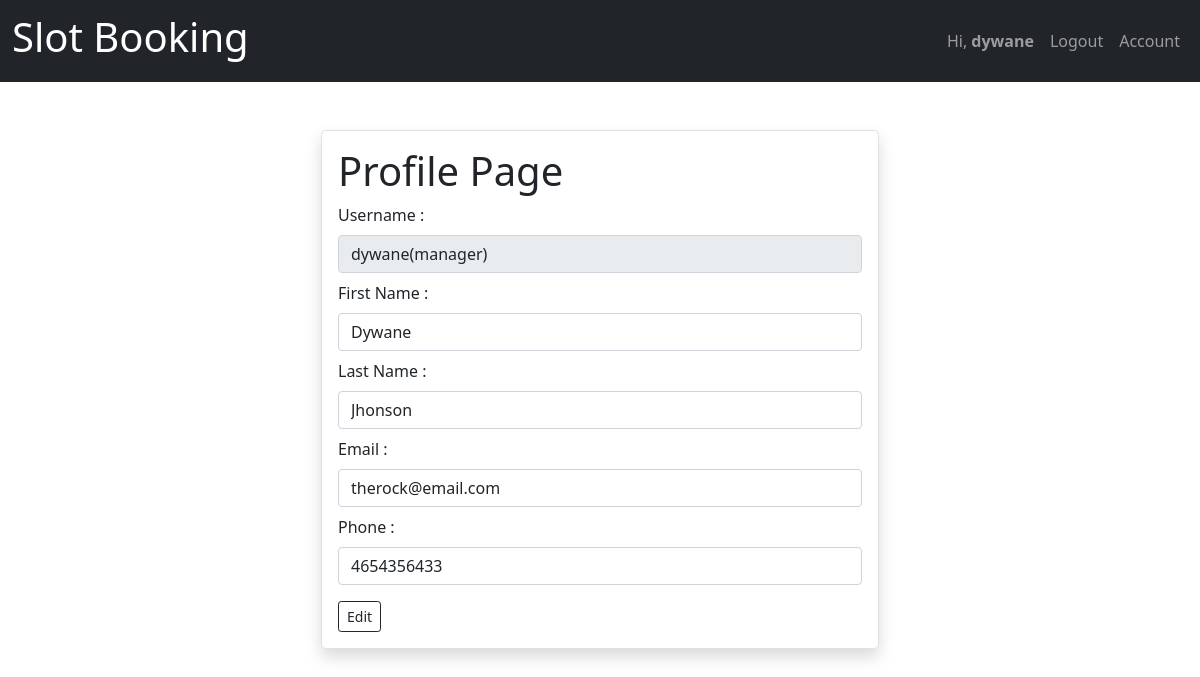
/client/profile/ (signed in), run on the app's committed database.
### account/models.py (models this page shows)
class CustomUser(AbstractUser):
    phone_regex = RegexValidator(regex=r'\d{9,10}$',message='Phone number in format 9999999999. Upto 10 digits')
    is_customer = models.BooleanField(default=False)
    is_manager = models.BooleanField(default=False)
    phone = models.CharField(validators=[phone_regex],max_length=10,null = False,unique=True)

### client/views.py (the view, shortened to what this page needs)
# urls.py: path('profile/',views.profile,name='profile_client'),
@login_required
def profile(request):
    return render(request,'profile.html')

### templates/profile.html (shortened to what this page needs)
{% extends 'basic.html' %}
{%block content%}
<div class="container d-flex justify-content-center">
    <div class="w-50  border rounded shadow p-3 rounded-3">
        <div>
        <h1> Profile Page </h1>
        {% if request.user.is_manager %}
        <form method="POST" action="{% url 'profile_manager' %}">
            {% else %}
            <form method="POST" action="{% url 'profile_client' %}">
                {% endif %}
                <div><Label class="form-label mb-2">Username : </Label>
                    <input class="form-control mb-2" type="text" value="{{request.user}}
{% if request.user.is_manager %}(manager){% else %} (client){% endif %}" disabled></div>
    </div>
    <div><Label class="form-label mb-2">First Name :</Label>
        <input class="form-control mb-2" type="text" name="first_name" value="{{request.user.first_name}}"></div>
    <div><Label class="form-label mb-2">Last Name :</Label>
        <input class="form-control mb-2" type="text" name="last_name" value="{{request.user.last_name}}"></div>
    <div><Label class="form-label mb-2">Email :</Label>
        <input class="form-control mb-2" type="text" name="email" value="{{request.user.email}}"></div>
    <div><Label class="form-label mb-2">Phone :</Label>
        <input class="form-control mb-3" type="text" name="phone" value="{{request.user.phone}}"></div>
    <input type="submit" class="btn btn-outline-dark btn-sm" value="Edit">
</div>
</div>
{%endblock content%}

### templates/navbar.html (shortened to what this page needs)
<a href="/">
    <nav class="navbar navbar-expand-lg navbar-dark bg-dark mb-5">
        <div class="container-fluid">
            <a class="navbar-brand" href="/"><h1>Slot Booking</h1></a>
            <div class="collapse navbar-collapse" id="navbarSupportedContent">
                <ul class="navbar-nav ms-auto mb-2 mb-lg-0">
                    {% if request.user.is_authenticated %}
                    <li class="nav-item">
                        <a class="nav-link" aria-current="page" href="/">Hi, <strong>{{user.username}}</strong> </a>
                    </li>
                    <li class="nav-item">
                        <a class="nav-link" href="{% url 'logoutPage' %}">Logout</a>
                    </li>
                    {% if request.user.is_manager %}
                    <li class="nav-item">
                        <a class="nav-link" href="{% url 'profile_manager' %}">Account</a>
                    </li>
                    {% else %}
                    <li class="nav-item">
                        <a class="nav-link" href="{% url 'profile_client' %}">Account</a>
                    </li>
                    {% endif %}
                    {% endif %}
                </ul>
            </div>
        </div>
    </nav>
</a>

### data on the page
CustomUser: username "dywane", user "dywane(manager)", first_name "Dywane", last_name "Jhonson", email "therock@email.com", phone "4654356433"
